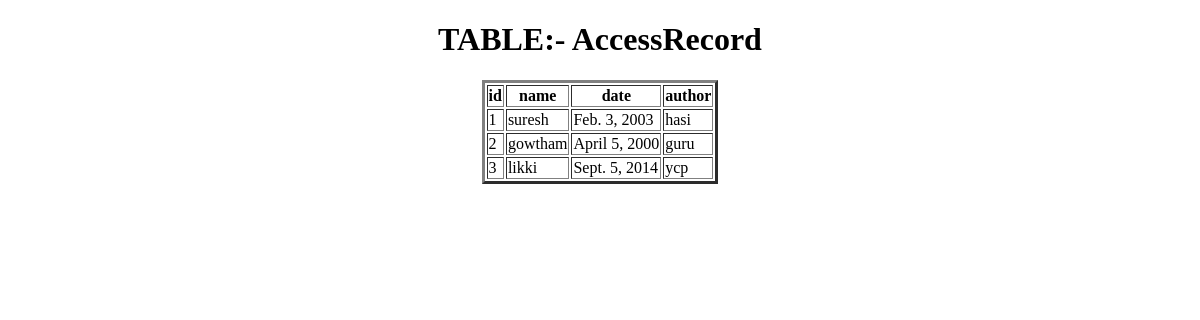
Before: /display_accessrecord/ with the older database file.
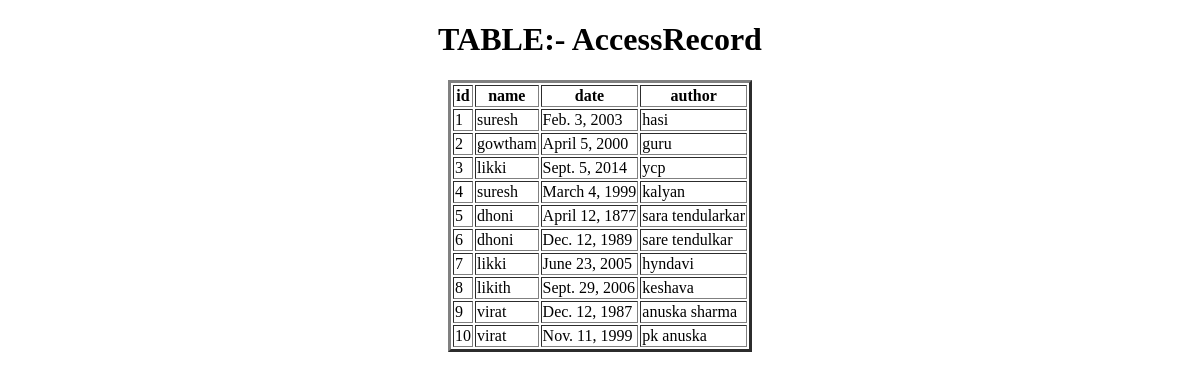
After: the same page with the newer database file.
### app/models.py (models this page shows, shortened)
class AccessRecord(models.Model):
    name=models.ForeignKey(Webpage,on_delete=models.CASCADE)
    date=models.DateField()
    author=models.CharField(max_length=20)

class Webpage(models.Model):
    topic_name=models.ForeignKey(Topic,on_delete=models.CASCADE)
    name=models.CharField(max_length=20)
    url=models.URLField(default='http://default.in')
    email=models.EmailField(default='default@gmail.com')
    def __str__(self):
        return self.name

### app/views.py (the view)
# urls.py: path('display_accessrecord/',display_accessrecord,name='display_accessrecord')
def display_accessrecord(request):
    alto=AccessRecord.objects.all()
    d={'key':alto}
    return render(request,'display_accessrecord.html',d)

### templates/display_accessrecord.html (shortened to what this page needs)
<!DOCTYPE html>
<html lang="en">
<head>
</head>
<body>
    <center>
        <h1>TABLE:- AccessRecord</h1>
        <table border="3px">
            <thead>
                <tr>
                    <th>id</th>
                    <th>name</th>
                    <th>date</th>
                    <th>author</th>
                </tr>
            </thead>
            <tbody>
                {% for ob in key %}
                <tr>
                    <td>{{ob.id}}</td>
                    <td>{{ob.name}}</td>
                    <td>{{ob.date}}</td>
                    <td>{{ob.author}}</td>
                </tr>
                {% endfor %}
            </tbody>
        </table>
    </center>
</body>
</html>

Changed rows visible on the page:
added AccessRecord: id "4", name "suresh", date "March 4, 1999", author "kalyan"
added AccessRecord: id "5", name "dhoni", date "April 12, 1877", author "sara tendularkar"
added AccessRecord: id "6", name "dhoni", date "Dec. 12, 1989", author "sare tendulkar"
added AccessRecord: id "7", name "likki", date "June 23, 2005", author "hyndavi"
added AccessRecord: id "8", name "likith", date "Sept. 29, 2006", author "keshava"
added AccessRecord: id "9", name "virat", date "Dec. 12, 1987", author "anuska sharma"
added AccessRecord: id "10", name "virat", date "Nov. 11, 1999", author "pk anuska"
